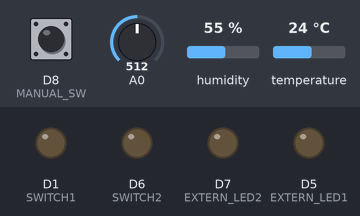
A program run on a simulated ESP8266 (NodeMCU). Parts: output pins drawn as LEDs (lit = HIGH). Dashed ring = blinking. The inputs (shaded band) are chosen by the test bench; at power-on: D8 (MANUAL_SW) HIGH, A0 = 512, humidity 55 %, temperature 24 °C. WiFi joins after 1.5 s; servers stay silent unless stated; no MQTT or app messages arrive unless stated; pins used as bus, display or sensor lines are not drawn; what the program prints to the serial monitor is not drawn.

Above: at 2.7 s.
2.8 s: D8 (MANUAL_SW) pulled LOW for 0.15 s
At 3.5 s:
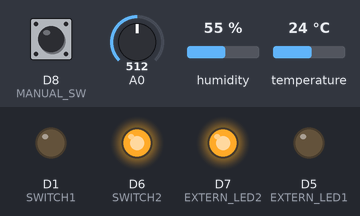
4.4 s: D8 (MANUAL_SW) pulled LOW for 1 s
At 5.9 s:
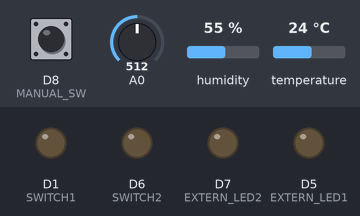
6.9 s: D8 (MANUAL_SW) pulsed LOW 5 times (0.12 s each, 0.3 s apart)
At 7.4 s:
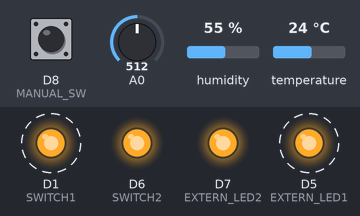
9.9 s: D8 (MANUAL_SW) pulled LOW for 3.2 s
At 11.2 s:
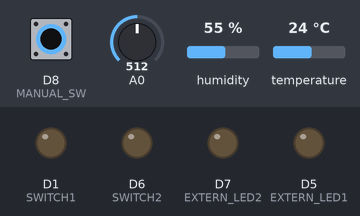
14.6 s: D8 (MANUAL_SW) pulsed LOW 2 times (0.12 s each, 0.3 s apart)
At 16.3 s:
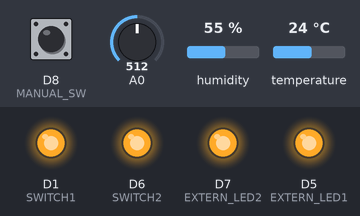
16.7 s: D8 (MANUAL_SW) pulled LOW for 3.2 s
At 17.7 s:
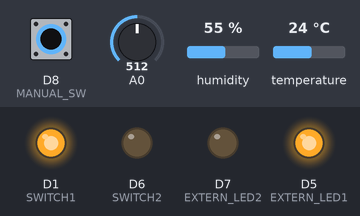
Timing chart, 0 to 31.6 s (numbered marks = the images above; inputs shaded):
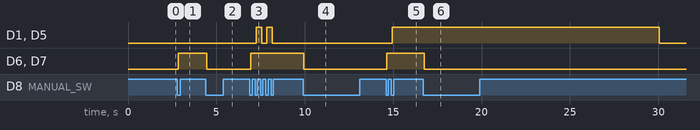

The program:

main.cpp
```cpp
#include <Arduino.h>

// Custom values in this file
#include "custom.h"
#include "config.h"

#include <ESP8266WiFi.h>
#include <PubSubClient.h>
// #include <Wire.h>
#include <TaskScheduler.h>
#include <Adafruit_Sensor.h>
#include <ArduinoJson.h>
#include <ezButton.h>
#include "DHT.h"

#ifdef DHT_active
  // #define DHTTYPE DHT22
  DHT dht(DHTPIN, DHT22);
#endif

WiFiClient nodeClient;
PubSubClient mqttClient(nodeClient);
unsigned long lastMsg = 0;
unsigned long dhtLastMsg = 0;

// Scheduler
Scheduler userScheduler; // to control your personal task
//
unsigned long lastReconnectMillis = 0;
bool allowManualControl = false;      // Whether switch operation will allow manual switch without MQTT command
// Tasks
// - Signal status of node
Task blinkStatusTask;
bool onFlag = true; // Status LED
int BLINK_PERIOD = CONNECTED_BLINK_PERIOD;
int BLINK_DURATION = CONNECTED_BLINK_DURATION;
int maxValveOpenTimeSecs = MAX_ON_TIME_SECS;

void ledOnCallback();
void valveTriggerCallBack();
void ledOffCallback();
bool setup_wifi();
bool setupWiFiandMQTT();
bool onOffTest(String state);
String onOffTest(bool state);
void callback(char* topic, byte* payload, unsigned int length);
void reconnect();
void getDHT();
void setSwitch(uint8_t valveNo, bool state);
void allValves(bool state);
void checkValveOpenTimes();
void publishData(float p_temperature, float p_humidity, int p_moisture);
void toggleSwitch(int valveNo);
void notifyValveStates(uint8_t valveNo, bool state);
void returnMqttAddress(uint8_t valve, bool returnResp, char address[40]);
void defineMQTTnodes();
void notifyMoistureState(char state[3]);

bool autSwitchValves = false;

bool wifiConnected = false;
unsigned long retryWiFiConnectDelay = 0;
unsigned long recheckBinarySensorDelay = 0;
unsigned long switchOnLimitsMS[2] = {millis(), millis()};
const int LONG_PRESS_TIME  = 500; // 1000 milliseconds
ezButton button(MANUAL_SW);  // create ezButton object that attach to pin D8;
#ifdef MOIST_BINARY_ACTIVE
  ezButton binary_sensor(MOIST_BINARY);  // create ezButton object that attach to pin D2;
#endif
char binary_sensor_state[3];

unsigned long pressedTime  = 0;
unsigned long releasedTime = 0;
int connectionRetryCount = 0;       // How many times has the system tried to reconnect

char nodeLocation[40];
char sensors[40];
bool startupInitial = true;   // Used to flag startup to trigger initial actions following system start

unsigned long waitUntil=0;


void setup()
{
  Serial.begin(115200);

  DEBUG_MSG("System startup for area %s\n", area);

  //pinMode(LED_BUILTIN, OUTPUT);

  wifiConnected = setupWiFiandMQTT();
  // Relay switch control
  pinMode(SWITCH1, OUTPUT);
  pinMode(SWITCH2, OUTPUT);
  pinMode(EXTERN_LED1, OUTPUT);
  pinMode(EXTERN_LED2, OUTPUT);
  pinMode(MANUAL_SW, INPUT);
  // Manual switch
  button.setDebounceTime(50); // set debounce time to 50 milliseconds

  #ifdef MOIST_BINARY_ACTIVE
  // Using binary moisture sensor
     pinMode(MOIST_BINARY, INPUT);
     strcat(binary_sensor_state,"off"); // off == dry
     // Set initial state
     notifyMoistureState(binary_sensor_state);
  #endif

  // Additional - optional - functions
  #ifdef DHT_active
    //pinMode(DHTPIN, INPUT);
    dht.begin();
    //digitalWrite(DHTPIN, LOW);  // Off initially
  #endif

  // Signal status of sensor
  pinMode(BLINK_LED, OUTPUT);
  digitalWrite(BLINK_LED, LOW);  // Off initially

  blinkStatusTask.set(BLINK_PERIOD, TASK_FOREVER, &ledOnCallback);
  userScheduler.addTask(blinkStatusTask);
  blinkStatusTask.enable();

  #ifdef AUTONOMOUS_DELAY_ACTIVE
    Task autonomousDelayTask;
    int AUT_SWITCH_PERIOD = AUTONOMOUS_DELAY_MINS * 60 * 1000;
    autonomousDelayTask.set(AUT_SWITCH_PERIOD, TASK_FOREVER, &valveTriggerCallBack);
    autonomousDelayTask.enable();
  #endif

  defineMQTTnodes();
  // Ensure all switched off at startup
  allValves(VALVE_STATE_AT_STARTUP);

  waitUntil += DELAY_MS;

}

void loop()
{
  userScheduler.execute();
  //
  button.loop();
  #ifdef MOIST_BINARY_ACTIVE
  // Using binary moisture sensor
    binary_sensor.loop();
  #endif
  unsigned long dbgMsgTime = millis();
  if (dbgMsgTime - lastMsg > 1000 * 30) {
    lastMsg = dbgMsgTime;
    // DEBUG_MSG("\nStatus: WiFi - %i (WiFiconnect flag = %i).\nMQTT connected - %i. MQTT state - %i.\nManual control setting - %i\nMQTT reconnect count - %i\n",
    //                                 WiFi.status(), wifiConnected, mqttClient.connected(), mqttClient.state(), allowManualControl, connectionRetryCount);
  }

  if (connectionRetryCount > MAX_RETRY_BEFORE_REBOOT) {
    DEBUG_MSG("Max WiFi connect retry exceeded. Restarting ...\n");
    /// Unable to reconnect MQTT so resort to this.
    ESP.restart();
  }
  if (!mqttClient.connected()) {
    allowManualControl = true;
    if ((millis() - lastReconnectMillis > MQTT_RECONNECT_RETRY_DELAY))
    {
      if (wifiConnected) {
        connectionRetryCount++;
        reconnect();
      }
      lastReconnectMillis = millis();
    }
    BLINK_PERIOD = WAITING_BLINK_PERIOD;
    BLINK_DURATION = WAITING_BLINK_DURATION;
  }
  else {
    allowManualControl = false;
    BLINK_PERIOD = CONNECTED_BLINK_PERIOD;
    BLINK_DURATION = CONNECTED_BLINK_DURATION;
    if (startupInitial) {
      allValves(VALVE_STATE_AT_STARTUP);
      startupInitial = false;
    }
  }

  if (wifiConnected) {
    mqttClient.loop();
  }
  else if (millis() - retryWiFiConnectDelay > (WIFI_RECONNECT_DELAY * 1000)) {
    wifiConnected = setupWiFiandMQTT();
    retryWiFiConnectDelay = millis();
    allowManualControl = true;
    connectionRetryCount++;
  }

  #ifdef DHT_active
  unsigned long dhtMsgTime = millis();
  // Send a message every minute
  if (dhtMsgTime - dhtLastMsg > 1000 * DHT_MESSAGE_SEND_FREQ) {
    dhtLastMsg = dhtMsgTime;
    getDHT();
  }
  #endif

  if(button.isReleased()) {
    DEBUG_MSG("Pressed");
    pressedTime = millis();
  }

  if(button.isPressed()) {
    releasedTime = millis();
    DEBUG_MSG("Released");

    long pressDuration = releasedTime - pressedTime;

    if( pressDuration < LONG_PRESS_TIME ) {
      toggleSwitch(VALVE1);
    }
    if( pressDuration >= LONG_PRESS_TIME ) {
      toggleSwitch(VALVE2);
    }
  }

  digitalWrite(BLINK_LED, onFlag);
  checkValveOpenTimes();

#ifdef MOIST_BINARY_ACTIVE
  if (binary_sensor.isPressed()) {
      DEBUG_MSG("Binary sensor trigger! %s\n", "on");
      strcpy(binary_sensor_state,"on");
      notifyMoistureState(binary_sensor_state);

  }
  else if (binary_sensor.isReleased()){
    DEBUG_MSG("Binary sensor trigger! %s\n", "off");

    strcpy(binary_sensor_state,"off");
    notifyMoistureState(binary_sensor_state);
  }
  // if (millis() - recheckBinarySensorDelay > (BINARY_SENSOR_RECHECK_DELAY * 1000)) {
  //   recheckBinarySensorDelay = millis();
  //   notifyMoistureState(binary_sensor_state);
  // }
#endif

#ifdef AUTONOMOUS_DELAY_ACTIVE
  if (autSwitchValves) {
    toggleSwitch(VALVE1);
    toggleSwitch(VALVE2);
    autSwitchValves = false;
  }
#endif

}

void defineMQTTnodes() {
  // Node location
  strcpy(nodeLocation,baseMQTT);
  strcat(nodeLocation,"/");
  strcat(nodeLocation,area);
  strcpy(sensors,nodeLocation);
  strcat(sensors,"/sensors");
}

void toggleSwitch(int valveNo) {
  setSwitch(valveNo, !digitalRead(valveToSwitchIndex[valveNo]));
}

bool setupWiFiandMQTT() {
  DEBUG_MSG("WiFi and MQTT setup. ");
  if (setup_wifi()) {
    DEBUG_MSG("WiFi setup. Now MQTT...\n");
    mqttClient.setServer(MQTT_SERVER, 1883);
    mqttClient.setCallback(callback);
    return true;
  }
  DEBUG_MSG("WiFi setup failed\n");
  return false;
}

void checkValveOpenTimes() {
  // After approx. 50 days millis will reset. Need to account for
  // Includes manual switch of valve in case loss of WiFi connection
  for (int i=0; i < sizeof(valveToSwitchIndex)/sizeof(valveToSwitchIndex[0]); i++) {
    if (millis() < switchOnLimitsMS[i]) { switchOnLimitsMS[i] = millis(); }
    if (digitalRead(valveToSwitchIndex[i]) && (millis() - switchOnLimitsMS[i] > (1000 * maxValveOpenTimeSecs))) {
      DEBUG_MSG("Switch timeout (%i secs)\n", maxValveOpenTimeSecs);
      setSwitch(i, false);
    }
  }
}

void allValves(bool state) {
  DEBUG_MSG("Switching all valves to state %i\n", state);
  for (uint8_t i=0; i < sizeof(valveToSwitchIndex)/sizeof(valveToSwitchIndex[0]); i++) {
    setSwitch(i, state);
  }
}

bool setup_wifi() {
  int _retryCount = 0;

  // We start by connecting to a WiFi network
  // sprintf(dispMsg, "\n\nConnecting to %s\n",STATION_SSID);
  DEBUG_MSG("Connecting to %s\n",STATION_SSID);
  // int8_t _channel = WIFI_CHANNEL;
  WiFi.mode(WIFI_STA);
  // WiFi.channel(_channel);
  DEBUG_MSG("UID %s PWD %s", STATION_SSID,STATION_PASSWORD);
  WiFi.begin(STATION_SSID, STATION_PASSWORD);

  while ((WiFi.status() != WL_CONNECTED) && _retryCount < MAXWIFI_CONNECT_RETRYS) {
    delay(500);
    DEBUG_MSG(".");
    _retryCount++;
  }
  wifi_set_channel(WIFI_CHANNEL);
  if (WiFi.status() != WL_CONNECTED) {
    DEBUG_MSG("WiFi connected failed!\n");
    return false;
  }
  else {
    DEBUG_MSG("\nWiFi connected\nIP address %s\nChannel %i\n",WiFi.localIP().toString().c_str(), WiFi.channel());
    return true;
  }

}

void callback(char* topic, byte* payload, unsigned int length) {
  String strTopic;

  payload[length] = '\0';
  strTopic = String((char*)topic);
  DEBUG_MSG("Callback: Payload = %s topic =  %s\n", payload, topic);
  if (strTopic.substring(String(nodeLocation).length()) == "/runtime") {
    maxValveOpenTimeSecs = 60 * String((char*)payload).toInt();
    DEBUG_MSG("Runtime set to = %i\n", maxValveOpenTimeSecs);
  }
  else {
    // Check topic against available valve switches and toggle if required
    char _testString[40];
    for (int i=0; i < sizeof(valveToSwitchIndex)/sizeof(valveToSwitchIndex[0]); i++) {
      returnMqttAddress(i, false, _testString);
      if (strTopic == _testString) {
        // Match
        DEBUG_MSG("Set switch call for # %i. State : %i\n", i,onOffTest(String((char*)payload)));
        setSwitch(i, (onOffTest(String((char*)payload))));
      }
    }
  }
}

void returnMqttAddress(uint8_t valveNo, bool returnResp, char address[40]) {
  strcpy(address,nodeLocation);
  if (returnResp) {
    strcat(address,"/");
    strcat(address, state);
  }
  strcat(address,"/");
  strcat(address, mqttNodeNames[valveNo]);
}

void setSwitch(uint8_t valveNo, bool state) {
  // Set state of switch and indicator LED
  digitalWrite(valveToSwitchIndex[valveNo], state);
  digitalWrite(valveToLEDIndex[valveNo], state);

  DEBUG_MSG("Switch %d. Set state %d\n", valveNo, state);

  if (state) {
    switchOnLimitsMS[(int)valveNo] = millis();
  }

  // Send out status notification
  if (mqttClient.connected()) notifyValveStates(valveNo, state);
}

void notifyValveStates(uint8_t valveNo, bool state) {
  char _respString[40];
  returnMqttAddress(valveNo, true, _respString);
  DEBUG_MSG("Sending notification to %s, state = %s\n", _respString,onOffTest(state).c_str());
  mqttClient.publish(_respString, onOffTest(state).c_str());
  delay(100);
  // returnMqttAddress(valveNo, false, _respString);
  // DEBUG_MSG("Sending notification to %s, state = %s\n", _respString,onOffTest(state).c_str());
  // mqttClient.publish(_respString, onOffTest(state).c_str());
  // DEBUG_MSG("wait ...\n");
  // delay(1000);
}
// NEW end

void notifyMoistureState(char state[3]) {
  mqttClient.publish("school/garden/greenhouse/moisture",state);
}

void reconnect() {
  char _subscribe[40];
  strcpy(_subscribe, nodeLocation);
  strcat(_subscribe,"/#");
  DEBUG_MSG("Attempting MQTT connection...\n");
  if (mqttClient.connect(area, MQTT_USER, MQTT_PASSWORD)) {
    DEBUG_MSG("connected\n");
    // Once connected, subscribe
    mqttClient.subscribe(_subscribe);
    // and publish an announcement...??
  }
}

#ifdef DHT_active
void getDHT()
{
  // Reading temperature or humidity takes about 250 milliseconds!
  // Sensor readings may also be up to 2 seconds 'old' (its a very slow sensor)
  float h = dht.readHumidity();
  // Read temperature as Celsius (the default)
  float t = dht.readTemperature();
  // Read moisture
  int m = analogRead(MOIST_SENSOR);
  // Check if any reads failed and exit early (to try again).
  //  if (isnan(h) || isnan(t) || isnan(f)) {
  if (isnan(h) || isnan(t)) {
    DEBUG_MSG("Failed to read from DHT sensor!\n");
    //return;
  }

  // Compute heat index in Fahrenheit (the default)
  //float hif = dht.computeHeatIndex(f, h);
  // Compute heat index in Celsius (isFahreheit = false)
  //float hic = dht.computeHeatIndex(t, h, false);

  DEBUG_MSG("Temperature : %f; Humidity : %f; Moisture : %i\n", t, h, m);
  publishData(t,h,m);
}
#endif

bool onOffTest(String state) {
  if (state == "ON") {
    return true;
  }
  return false;
}

String onOffTest(bool state) {
  if (state) {
    return "ON";
  }
  return "OFF";
}

void  ledOnCallback() {
 onFlag = false;
 blinkStatusTask.setCallback(&ledOffCallback);
 blinkStatusTask.setInterval(BLINK_PERIOD);
}

void valveTriggerCallBack() {
  autSwitchValves = true;
}

void ledOffCallback() {
  onFlag = true;
  blinkStatusTask.setCallback(&ledOnCallback);
  blinkStatusTask.setInterval(BLINK_DURATION);
}


void publishData(float p_temperature, float p_humidity, int p_moisture) {  //, float p_airquality) {
    // create a JSON object
    StaticJsonDocument<200> jsonBuffer;
    jsonBuffer["temperature"] = (String)p_temperature;
    jsonBuffer["humidity"] = (String)p_humidity;
    jsonBuffer["moisture"] = (String)p_moisture;
    /*
    {
    "temperature": "23.20" ,
    "humidity": "43.70"
    }
    */
    char data[200];
    serializeJson(jsonBuffer,data);
    //DEBUG_MSG("Runtime set to = %i\n", maxValveOpenTimeSecs);
    DEBUG_MSG("Publish data:\n");
    DEBUG_MSG(data);
    if (wifiConnected) {
      mqttClient.publish(sensors, data, true);
      yield();
    }
}
```

custom.h
```cpp
#define atkinson
//#define bbs
//#define bbstst

// *** SENSORS *** //
#define DHT_active  // Uncomment to activate DHT sensor on defined port
//#define MOIST_BINARY_ACTIVE  // Binary moisture sensor active
//#define AUTONOMOUS_DELAY_ACTIVE // Will activate autonomus activity (no MQTT server)
#define AUTONOMOUS_DELAY_MINS 2 //1440  // How long between triggers

// WiFi
#define WIFI_CHANNEL 1   // 1, 5, 9, 13 etc
#ifdef bbstst
    char baseMQTT[] = "school/garden";  // Base
    char area[] = "greenhouse"; // area in base - This is also used as the client ID, so needs to be unique

    #define STATION_SSID  "Atkinson"
    #define STATION_PASSWORD "ferret11"
    #define MQTT_USER "bbsmqtt"
    #define MQTT_PASSWORD "ferret11"
    #define MQTT_SERVER "broadbayschool.local"
#endif
#ifdef bbs
    char baseMQTT[] = "school/garden";  // Base
    char area[] = "greenhouse"; // area in base - This is also used as the client ID, so needs to be unique

    #define STATION_SSID  "Broadbay"
    #define STATION_PASSWORD "yellowh34d"
    #define MQTT_USER "bbsmqtt"
    #define MQTT_PASSWORD "ferret11"
    #define MQTT_SERVER "broadbayschool.local"
#endif

#ifdef atkinson
    char baseMQTT[] = "home/garden";  // Base
    //char area[] = "greenhouse"; // area in base - This is also used as the client ID, so needs to be unique
    //char area[] = "front"; // area in base
    char area[] = "test"; // area in base
    //char area[] = "veg2"; // area in base

    #define STATION_SSID  "Atkinson"
    // #define STATION_SSID  "Atkinson-Boost"
    #define STATION_PASSWORD "ferret11"
    #define MQTT_PASSWORD "ferret11"
    #define MQTT_USER "atkmqtt"
    #define MQTT_SERVER "haatkinson.local"
#endif
char state[] = "state"; // Refer comments below
// --> baseMQTT + area + valve_name + payload (ON, OFF) | MQTT on / off commands
// --> baseMQTT + area + state + valve_name + payload (ON, OFF)  | Confirmation of valve state sent from client

// MQTT service
```

Source omitted: config.h (2964 bytes)

Measured:
- after the input at 2.8 s, D6 (SWITCH2), D7 (EXTERN_LED2): LOW → HIGH after 0.05 s
- after the input at 4.4 s, D6 (SWITCH2), D7 (EXTERN_LED2): HIGH → LOW after 0.05 s
- after the input at 6.9 s, D1 (SWITCH1), D5 (EXTERN_LED1): alternates HIGH for 0.30 s and LOW for 0.30 s, 4 changes in all, then stays LOW, starting after 0.35 s; D6 (SWITCH2), D7 (EXTERN_LED2): LOW → HIGH after 0.05 s
- after the input at 9.9 s, D6 (SWITCH2), D7 (EXTERN_LED2): HIGH → LOW after 0.05 s
- after the input at 14.6 s, D1 (SWITCH1), D5 (EXTERN_LED1): LOW → HIGH after 0.35 s; D6 (SWITCH2), D7 (EXTERN_LED2): LOW → HIGH after 0.05 s
- after the input at 16.7 s, D6 (SWITCH2), D7 (EXTERN_LED2): HIGH → LOW after 0.05 s instead of 13.5 s
